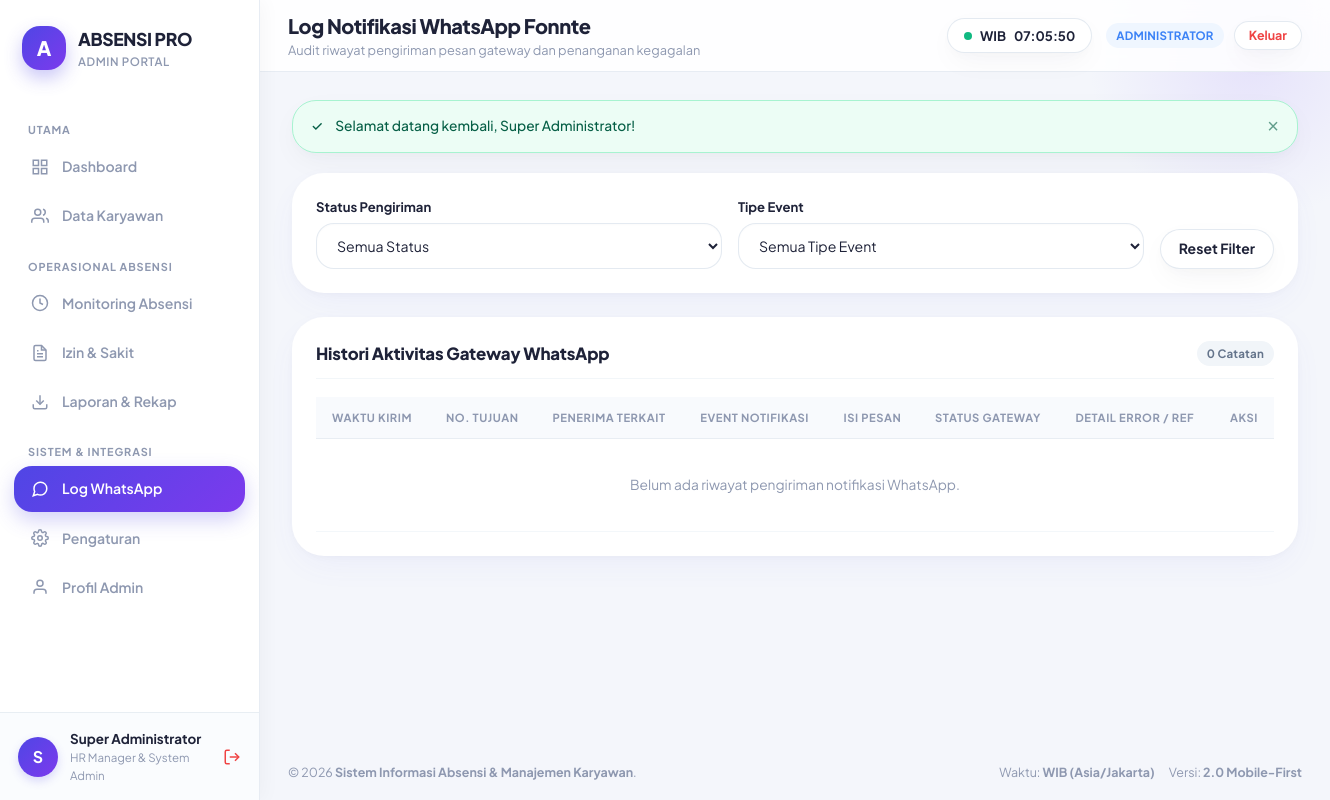
The page /admin_fonnte_logs.php (signed in) on the database its author committed.
### tables this page shows
CREATE TABLE IF NOT EXISTS `users` (
    `id` INT UNSIGNED AUTO_INCREMENT PRIMARY KEY,
    `nik` VARCHAR(30) NOT NULL,
    `nama_lengkap` VARCHAR(100) NOT NULL,
    `jabatan` VARCHAR(50) NOT NULL,
    `no_wa` VARCHAR(20) NOT NULL,
    `email` VARCHAR(100) NOT NULL,
    `password_hash` VARCHAR(255) NOT NULL,
    `role` ENUM('admin', 'karyawan') NOT NULL DEFAULT 'karyawan',
    `account_status` ENUM('menunggu', 'disetujui', 'ditolak') NOT NULL DEFAULT 'menunggu',
    `rejection_reason` TEXT DEFAULT NULL,
    `approved_by` INT UNSIGNED DEFAULT NULL,
    `approved_at` DATETIME DEFAULT NULL,
    `is_active` TINYINT(1) NOT NULL DEFAULT 1,
    `created_at` DATETIME NOT NULL DEFAULT CURRENT_TIMESTAMP,
    `updated_at` DATETIME NOT NULL DEFAULT CURRENT_TIMESTAMP ON UPDATE CURRENT_TIMESTAMP,
    UNIQUE KEY `uk_users_nik` (`nik`),
    UNIQUE KEY `uk_users_email` (`email`),
    INDEX `idx_users_role_status` (`role`, `account_status`, `is_active`)
);

### helpers/auth_helper.php (called while the page is built, shortened)
<?php
require_once __DIR__ . '/sanitize_helper.php';
function is_logged_in(): bool {
    return isset($_SESSION['user_id']) && !empty($_SESSION['user_id']);
}
function current_user(): ?array {
    static $currentUser = null;
    if ($currentUser === null) {
        $db = get_db_connection();
        $stmt = $db->prepare("SELECT id, nik, nama_lengkap, jabatan, no_wa, email, role, account_status, is_active FROM users WHERE id = ?");
        $stmt->execute([$_SESSION['user_id']]);
        $user = $stmt->fetch();
        $currentUser = $user;
    }
    return $currentUser;
}
function require_login(): void {
    $user = current_user();
}
function require_admin(): void {
    require_login();
}

### views/layouts/sidebar_admin.php (the view, shortened to what this page needs)
<?php
$currentScript = basename($_SERVER['PHP_SELF']);
$user = current_user();
?>
<aside class="sidebar">
    <div class="sidebar-brand">
        <div class="sidebar-logo-icon">A</div>
        <div>
            <div class="sidebar-brand-title">ABSENSI PRO</div>
            <div class="sidebar-brand-subtitle">Admin Portal</div>
        </div>
    </div>
    <ul class="sidebar-menu">
        <li class="menu-category">Utama</li>
        <li class="menu-item">
            <a href="<?= BASE_URL ?>/admin_dashboard.php" class="menu-link <?= $currentScript === 'admin_dashboard.php' ? 'active' : '' ?>">
                <span class="menu-icon">
                    <svg width="18" height="18" viewBox="0 0 24 24" fill="none" stroke="currentColor" stroke-width="2"><rect x="3" y="3" width="7" height="7"></rect><rect x="14" y="3" width="7" height="7"></rect><rect x="14" y="14" width="7" height="7"></rect><rect x="3" y="14" width="7" height="7"></rect></svg>
                </span>
                <span>Dashboard</span>
            </a>
        </li>
        <li class="menu-item">
            <a href="<?= BASE_URL ?>/admin_employees.php" class="menu-link <?= in_array($currentScript, ['admin_employees.php', 'admin_employee_detail.php']) ? 'active' : '' ?>">
                <span class="menu-icon">
                    <svg width="18" height="18" viewBox="0 0 24 24" fill="none" stroke="currentColor" stroke-width="2"><path d="M17 21v-2a4 4 0 0 0-4-4H5a4 4 0 0 0-4 4v2"></path><circle cx="9" cy="7" r="4"></circle><path d="M23 21v-2a4 4 0 0 0-3-3.87"></path><path d="M16 3.13a4 4 0 0 1 0 7.75"></path></svg>
                </span>
                <span>Data Karyawan</span>
            </a>
        </li>
        <li class="menu-category">Operasional Absensi</li>
        <li class="menu-item">
            <a href="<?= BASE_URL ?>/admin_attendance.php" class="menu-link <?= $currentScript === 'admin_attendance.php' ? 'active' : '' ?>">
                <span class="menu-icon">
                    <svg width="18" height="18" viewBox="0 0 24 24" fill="none" stroke="currentColor" stroke-width="2"><circle cx="12" cy="12" r="10"></circle><polyline points="12 6 12 12 16 14"></polyline></svg>
                </span>
                <span>Monitoring Absensi</span>
            </a>
        </li>
        <li class="menu-item">
            <a href="<?= BASE_URL ?>/admin_leaves.php" class="menu-link <?= $currentScript === 'admin_leaves.php' ? 'active' : '' ?>">
                <span class="menu-icon">
                </span>
                <span>Izin & Sakit</span>
            </a>
        </li>
        <li class="menu-item">
            <a href="<?= BASE_URL ?>/admin_reports.php" class="menu-link <?= $currentScript === 'admin_reports.php' ? 'active' : '' ?>">
                <span class="menu-icon">
                    <svg width="18" height="18" viewBox="0 0 24 24" fill="none" stroke="currentColor" stroke-width="2"><path d="M21 15v4a2 2 0 0 1-2 2H5a2 2 0 0 1-2-2v-4"></path><polyline points="7 10 12 15 17 10"></polyline><line x1="12" y1="15" x2="12" y2="3"></line></svg>
                </span>
                <span>Laporan & Rekap</span>
            </a>
        </li>
        <li class="menu-category">Sistem & Integrasi</li>
        <li class="menu-item">
            <a href="<?= BASE_URL ?>/admin_fonnte_logs.php" class="menu-link <?= $currentScript === 'admin_fonnte_logs.php' ? 'active' : '' ?>">
                <span class="menu-icon">
                    <svg width="18" height="18" viewBox="0 0 24 24" fill="none" stroke="currentColor" stroke-width="2"><path d="M21 11.5a8.38 8.38 0 0 1-.9 3.8 8.5 8.5 0 0 1-7.6 4.7 8.38 8.38 0 0 1-3.8-.9L3 21l1.9-5.7a8.38 8.38 0 0 1-.9-3.8 8.5 8.5 0 0 1 4.7-7.6 8.38 8.38 0 0 1 3.8-.9h.5a8.48 8.48 0 0 1 8 8v.5z"></path></svg>
                </span>
                <span>Log WhatsApp</span>
            </a>
        </li>
        <li class="menu-item">
            <a href="<?= BASE_URL ?>/admin_settings.php" class="menu-link <?= $currentScript === 'admin_settings.php' ? 'active' : '' ?>">
                <span class="menu-icon">
                </span>
                <span>Pengaturan</span>
            </a>
        </li>
        <li class="menu-item">
            <a href="<?= BASE_URL ?>/profile.php" class="menu-link <?= $currentScript === 'profile.php' ? 'active' : '' ?>">
                <span class="menu-icon">
                    <svg width="18" height="18" viewBox="0 0 24 24" fill="none" stroke="currentColor" stroke-width="2"><path d="M20 21v-2a4 4 0 0 0-4-4H8a4 4 0 0 0-4 4v2"></path><circle cx="12" cy="7" r="4"></circle></svg>
                </span>
                <span>Profil Admin</span>
            </a>
        </li>
    </ul>
    <div class="sidebar-footer">
        <div class="user-profile-badge">
            <div class="user-avatar-circle">
                <?= strtoupper(substr($user['nama_lengkap'] ?? 'A', 0, 1)) ?>
            </div>
            <div class="user-info-text">
                <div class="user-info-name"><?= clean_input($user['nama_lengkap'] ?? 'Admin') ?></div>
                <div class="user-info-role"><?= clean_input($user['jabatan'] ?? 'Administrator') ?></div>
            </div>
            <a href="<?= BASE_URL ?>/logout.php" title="Keluar / Logout" style="color: #EF4444; margin-left: auto; display: flex; align-items: center;">
                <svg width="18" height="18" viewBox="0 0 24 24" fill="none" stroke="currentColor" stroke-width="2"><path d="M9 21H5a2 2 0 0 1-2-2V5a2 2 0 0 1 2-2h4"></path><polyline points="16 17 21 12 16 7"></polyline><line x1="21" y1="12" x2="9" y2="12"></line></svg>
            </a>
        </div>
    </div>
</aside>

### rows shown on the page
users: nama_lengkap "S", nama_lengkap "Super Administrator", jabatan "HR Manager & System Admin"

### other values the page prints
clean_input($pageTitle) "Log Notifikasi WhatsApp Fonnte"
clean_input($pageSubtitle) "Audit riwayat pengiriman pesan gateway dan penanganan kegagalan"
$icon "✓"
$msg "Selamat datang kembali, Super Administrator!"
count($logs) "0"
clean_input(APP_NAME) "Sistem Informasi Absensi & Manajemen Karyawan"
